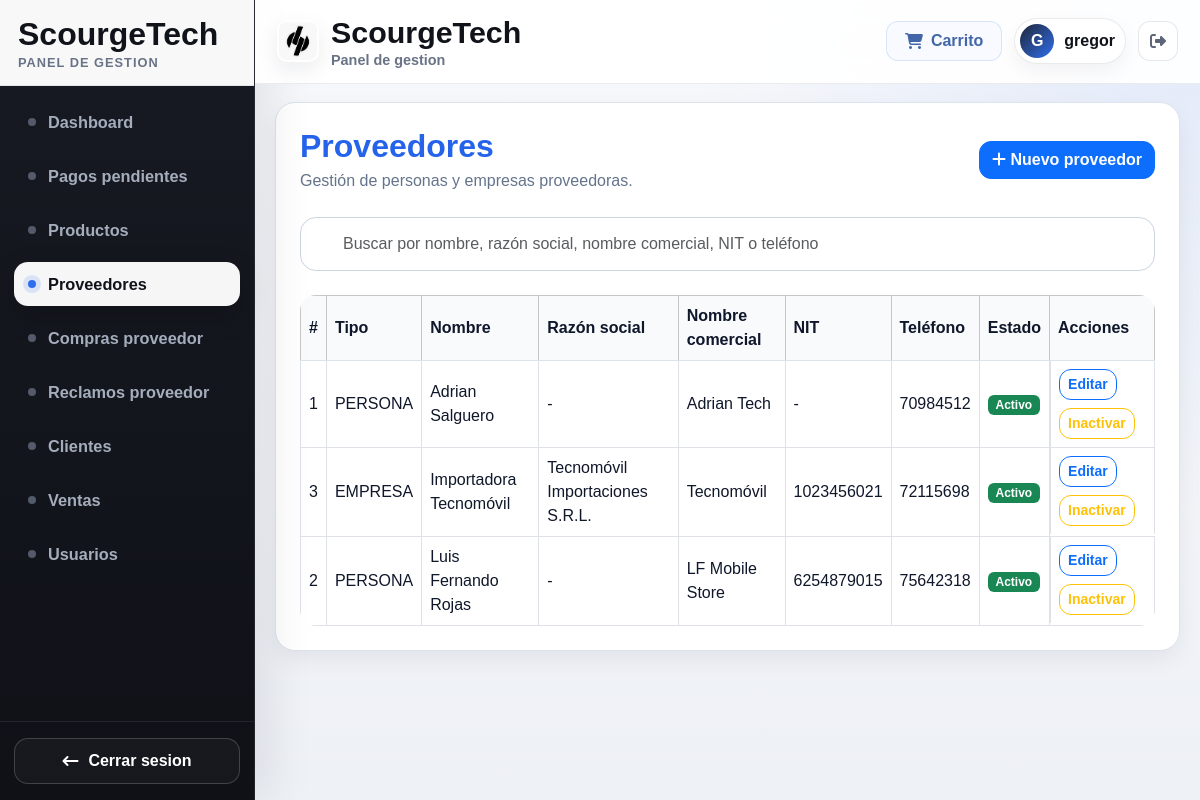
The app's page /tienda/proveedores/ (signed in) with its own data.
### tienda/models.py (models this page shows, shortened)
class Proveedor(models.Model):
    tipo_proveedor = models.CharField(max_length=20, choices=TIPO_PROVEEDOR_CHOICES, default='EMPRESA')
    nombre = models.CharField(max_length=150)
    razon_social = models.CharField(max_length=180, blank=True, default='')
    nombre_comercial = models.CharField(max_length=180, blank=True, default='')
    documento_ref = models.CharField(max_length=50, blank=True, default='')
    nit = models.CharField(max_length=30, blank=True, default='')
    telefono = models.CharField(max_length=30, blank=True, default='')
    email = models.EmailField(blank=True)
    direccion = models.TextField(blank=True)
    contacto = models.CharField(max_length=150, blank=True, default='')
    observaciones = models.TextField(blank=True)
    estado = models.CharField(max_length=20, choices=ESTADO_PROVEEDOR_CHOICES, default='activo')
    created_at = models.DateTimeField(auto_now_add=True)
    updated_at = models.DateTimeField(auto_now=True)
    class Meta:
        ordering = ['nombre']

### tienda/proveedores_views.py (the view, shortened to what this page needs)
# urls.py: path('proveedores/', proveedores_views.proveedores_list, name='proveedores_list'),
@login_required
@user_passes_test(es_staff_o_superuser)
def proveedores_list(request):
    q = request.GET.get('q', '').strip()
    proveedores = Proveedor.objects.all().order_by('nombre')
    return render(request, 'tienda/proveedores_list.html', {
        'proveedores': proveedores,
        'q': q,
    })

### tienda/context_processors.py (called while the page is built, shortened)
def notificacion_pago_cliente(request):
    if not request.user.is_authenticated:
        return {'notificacion_pago_cliente': None}
    venta = (
        Venta.objects
        .select_related('cliente')
        .filter(
            cliente__user=request.user,
            estado_pago__in=['pagado', 'rechazado'],
            notificacion_cliente_vista=False
        )
        .order_by('-fecha')
        .first()
    )
    return {'notificacion_pago_cliente': venta}

def storefront_categories(request):
    current_name = getattr(getattr(request, 'resolver_match', None), 'url_name', '')
    storefront_names = {
        'catalogo_cliente',
        'detalle_producto_cliente',
        'carrito',
        'checkout',
        'factura_view',
    }
    if current_name not in storefront_names:
        return {'storefront_categories': []}

### tienda/proveedores_views.py (called while the page is built)
def es_staff_o_superuser(user):
    return user.is_authenticated and (
        user.is_staff or user.is_superuser or (hasattr(user, 'perfil') and getattr(user.perfil, 'rol', None) == 'superuser')
    )

### templates/tienda/proveedores_list.html (shortened to what this page needs)
{% extends 'base.html' %}
{% block content %}
<div class="page-card">
    <div class="d-flex justify-content-between align-items-center flex-wrap gap-3 mb-4">
        <div>
            <h2 class="section-title mb-1">Proveedores</h2>
            <p class="section-subtitle mb-0">Gestión de personas y empresas proveedoras.</p>
        </div>
        <a href="{% url 'proveedor_create' %}" class="btn btn-primary">
            <i class="fa-solid fa-plus"></i> Nuevo proveedor
        </a>
    </div>
    <form method="get" class="mb-4">
        <input type="text" name="q" value="{{ q }}" class="form-control"
               placeholder="Buscar por nombre, razón social, nombre comercial, NIT o teléfono">
    </form>
    <div class="table-responsive">
        <table class="table table-bordered table-hover align-middle bg-white">
            <thead class="table-light">
                <tr>
                    <th>#</th>
                    <th>Tipo</th>
                    <th>Nombre</th>
                    <th>Razón social</th>
                    <th>Nombre comercial</th>
                    <th>NIT</th>
                    <th>Teléfono</th>
                    <th>Estado</th>
                    <th>Acciones</th>
                </tr>
            </thead>
            <tbody>
                {% for proveedor in proveedores %}
                <tr>
                    <td>{{ proveedor.id }}</td>
                    <td>{{ proveedor.tipo_proveedor }}</td>
                    <td>{{ proveedor.nombre }}</td>
                    <td>{{ proveedor.razon_social|default:"-" }}</td>
                    <td>{{ proveedor.nombre_comercial|default:"-" }}</td>
                    <td>{{ proveedor.nit|default:"-" }}</td>
                    <td>{{ proveedor.telefono|default:"-" }}</td>
                    <td>
                        {% if proveedor.estado == 'activo' %}
                        <span class="badge bg-success">Activo</span>
                        {% else %}
                        <span class="badge bg-secondary">Inactivo</span>
                        {% endif %}
                    </td>
                    <td class="d-flex gap-2 flex-wrap">
                        <a href="{% url 'proveedor_update' proveedor.pk %}" class="btn btn-sm btn-outline-primary">Editar</a>
                        {% if user.is_superuser %}
                        <a href="{% url 'proveedor_toggle_estado' proveedor.pk %}" class="btn btn-sm btn-outline-warning">
                            {% if proveedor.estado == 'activo' %}Inactivar{% else %}Activar{% endif %}
                        </a>
                        {% endif %}
                    </td>
                </tr>
                {% empty %}
                <tr>
                    <td colspan="9" class="text-center">No hay proveedores registrados.</td>
                </tr>
                {% endfor %}
            </tbody>
        </table>
    </div>
</div>
{% endblock %}

### templates/base.html (shortened to what this page needs)
{% load static %}
<!DOCTYPE html>
<html lang="es">
<head>
    <link rel="stylesheet" href="https://cdn.jsdelivr.net/npm/bootstrap@5.3.3/dist/css/bootstrap.min.css">
    <link rel="stylesheet" href="https://cdnjs.cloudflare.com/ajax/libs/font-awesome/6.5.2/css/all.min.css">
    <link rel="stylesheet" href="{% static 'css/base.css' %}">
    <link rel="stylesheet" href="{% static 'css/dashboard.css' %}">
    <link rel="stylesheet" href="{% static 'css/productos.css' %}">
    <link rel="stylesheet" href="{% static 'css/forms.css' %}">
    <link rel="stylesheet" href="{% static 'css/catalogo.css' %}">
    <link rel="stylesheet" href="{% static 'css/factura.css' %}">
</head>
<body>
{% with current_name=request.resolver_match.url_name %}
{% if user.is_authenticated and user.is_staff and current_name != 'catalogo_cliente' and current_name != 'detalle_producto_cliente' and current_name != 'carrito' and current_name != 'checkout' and current_name != 'factura_view' and current_name != 'login' and current_name != 'password_reset' and current_name != 'account_signup' %}
<div class="sc-admin-shell">
    <aside class="sc-sidebar">
        <div class="sc-sidebar-brand">
            <a href="{% url 'dashboard' %}" class="sc-brand-link">
                <div class="sc-brand-copy">
                    <span class="sc-brand-title">ScourgeTech</span>
                    <small class="sc-brand-subtitle">PANEL DE GESTION</small>
                </div>
            </a>
        </div>
        <nav class="sc-sidebar-nav">
    <a href="{% url 'dashboard' %}" class="sc-nav-link {% if current_name == 'dashboard' %}active{% endif %}">
        <span class="sc-nav-dot"></span>
        <span>Dashboard</span>
    </a>
    <a href="{% url 'pagos_pendientes' %}" class="sc-nav-link {% if current_name == 'pagos_pendientes' %}active{% endif %}">
        <span class="sc-nav-dot"></span>
        <span>Pagos pendientes</span>
    </a>
    <a href="{% url 'productos_list' %}" class="sc-nav-link ">
        <span class="sc-nav-dot"></span>
        <span>Productos</span>
    </a>
   <a href="{% url 'proveedores_list' %}" class="sc-nav-link {% if current_name == 'proveedores_list' or current_name == 'proveedor_create' or current_name == 'proveedor_update' %}active{% endif %}">
    <span class="sc-nav-dot"></span>
    <span>Proveedores</span>
</a>
<a href="{% url 'compras_proveedor_list' %}" class="sc-nav-link {% if current_name == 'compras_proveedor_list' or current_name == 'compra_proveedor_create' or current_name == 'compra_proveedor_detail' %}active{% endif %}">
    <span class="sc-nav-dot"></span>
    <span>Compras proveedor</span>
</a>
<a href="{% url 'reclamos_proveedor_list' %}" class="sc-nav-link ">
    <span class="sc-nav-dot"></span>
    <span>Reclamos proveedor</span>
</a>
    <a href="{% url 'clientes_list' %}" class="sc-nav-link {% if current_name == 'clientes_list' or current_name == 'cliente_create' or current_name == 'cliente_update' or current_name == 'cliente_delete' %}active{% endif %}">
        <span class="sc-nav-dot"></span>
        <span>Clientes</span>
    </a>
    <a href="{% url 'ventas_list' %}" class="sc-nav-link {% if current_name == 'ventas_list' or current_name == 'venta_detail' %}active{% endif %}">
        <span class="sc-nav-dot"></span>
        <span>Ventas</span>
    </a>
    {% if user.is_superuser %}
    <a href="{% url 'usuarios_list' %}" class="sc-nav-link {% if current_name == 'usuarios_list' or current_name == 'usuario_create' or current_name == 'usuario_update' or current_name == 'usuario_delete' %}active{% endif %}">
        <span class="sc-nav-dot"></span>
        <span>Usuarios</span>
    </a>
    {% endif %}
</nav>
        <div class="sc-sidebar-footer">
            <form method="post" action="{% url 'logout' %}">
                <button type="submit" class="sc-logout-btn">
                    <i class="fa-solid fa-arrow-left-long"></i>
                    <span>Cerrar sesion</span>
                </button>
            </form>
        </div>
    </aside>
    <div class="sc-main">
        <header class="sc-topbar">
            <div class="sc-topbar-left">
                <img src="{% static 'img/logo-Scourge.png' %}" alt="Logo ScourgeTech" class="sc-topbar-logo">
                <div class="sc-topbar-copy">
                    <h1 class="sc-topbar-title">ScourgeTech</h1>
                    <div class="sc-topbar-subtitle">Panel de gestion</div>
                </div>
            </div>
            <div class="sc-topbar-right">
                <a href="{% url 'carrito' %}" class="sc-cart-btn">
                    <i class="fa-solid fa-cart-shopping"></i>
                    <span>Carrito</span>
                </a>
                <div class="sc-user-chip">
                    <div class="sc-user-avatar">{{ user.username|first|upper }}</div>
                    <span class="sc-user-name">{{ user.username }}</span>
                </div>
                <form method="post" action="{% url 'logout' %}" class="sc-topbar-logout-form">
                    <button type="submit" class="sc-topbar-logout-btn" aria-label="Salir">
                        <i class="fa-solid fa-right-from-bracket"></i>
                    </button>
                </form>
            </div>
        </header>
        <main class="sc-content-area">
            {% block content %}{% endblock %}
        </main>
    </div>
</div>
{% endif %}
{% endwith %}
</body>
</html>

### static/css/base.css (style rules this page uses)
html, body { margin: 0; padding: 0; min-height: 100%; font-family: Arial, Helvetica, sans-serif; background: #eef3f8; color: #0f172a; }
* { box-sizing: border-box; }
a { text-decoration: none; }
.page-card { display: block !important; visibility: visible !important; opacity: 1 !important; background: #ffffff !important; color: #0f172a !important; border: 1px solid #dbe3ee; border-radius: 20px; box-shadow: 0 10px 25px rgba(15, 23, 42, 0.06); padding: 24px; }
.page-card * { visibility: visible !important; opacity: 1 !important; }
.section-title { font-size: 2rem; font-weight: 800; color: #2563eb; margin: 0; }
.section-subtitle { color: #64748b; font-size: 1rem; }
.search-input, .form-control { width: 100%; border: 1px solid #cbd5e1; border-radius: 16px; padding: 14px 16px 14px 42px; background: #ffffff; color: #0f172a; }
.table-responsive, .table-wrap { display: block !important; visibility: visible !important; opacity: 1 !important; background: #ffffff; border-radius: 16px; overflow: auto; }
.table { margin-bottom: 0; color: #0f172a !important; background: #ffffff !important; }
.table thead th { background: #f8fafc !important; color: #0f172a !important; font-weight: 700; border-bottom: 1px solid #dbe3ee; }
.table td, .table th { vertical-align: middle; color: #0f172a !important; background: #ffffff !important; }
.btn { border-radius: 12px; font-weight: 600; }

### static/css/catalogo.css (style rules this page uses)
:root { --asus-bg: #edf2f7; --asus-surface: #ffffff; --asus-border: #dbe3ee; --asus-text: #0f172a; --asus-muted: #64748b; --asus-dark: #111111; --asus-soft: #f8fafc; --asus-space-950: #060c15; --asus-space-900: #0a1320; --asus-space-850: #101c2b; --asus-space-800: #162538; }

### records on screen
Proveedor: id "1", tipo_proveedor "PERSONA", nombre "Adrian Salguero", razon_social "-", nombre_comercial "Adrian Tech", nit "-", telefono "70984512", estado "Activo"
Proveedor: id "3", tipo_proveedor "EMPRESA", nombre "Importadora Tecnomóvil", razon_social "Tecnomóvil Importaciones S.R.L.", nombre_comercial "Tecnomóvil", nit "1023456021", telefono "72115698", estado "Activo"
Proveedor: id "2", tipo_proveedor "PERSONA", nombre "Luis Fernando Rojas", razon_social "-", nombre_comercial "LF Mobile Store", nit "6254879015", telefono "75642318", estado "Activo"

### other values on screen
{{ user.username|first|upper }} "G"
{{ user.username }} "gregor"
